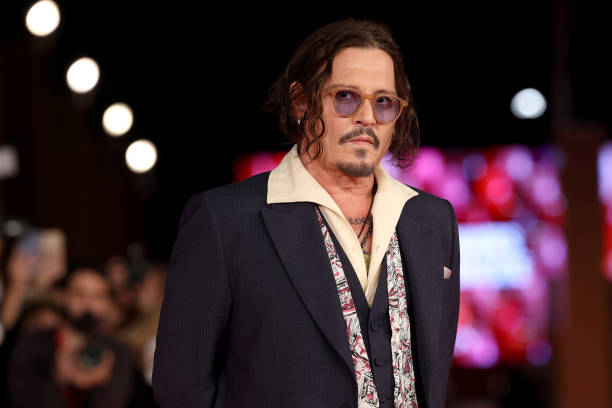
#> input picture images/johnnydepp.jpg, 612 x 408 px, found by its file name
$ jupyter execute salt_pepper.ipynb
#> lines starting #> are read from the running program, lines starting #| are printed output that depends on the picture; after the words box and inside, x2 and y2 are one past the last pixel; in counts of white or black regions, pixels touching at a corner belong together
[cell 1]
import random
import cv2
import matplotlib.pyplot as plt

[cell 2]
def add_noise(img):
    img = img.copy()

    # Getting the dimensions of the image
    row, col = img.shape

    # White noise (salt)
    number_of_pixels = random.randint(300, 10000)
    for i in range(number_of_pixels):

        y_coord = random.randint(0, row - 1)
        x_coord = random.randint(0, col - 1)

        img[y_coord][x_coord] = 255

    # Black noise (pepper)
    number_of_pixels = random.randint(300, 10000)
    for i in range(number_of_pixels):

        y_coord = random.randint(0, row - 1)
        x_coord = random.randint(0, col - 1)

        img[y_coord][x_coord] = 0

    return img


# Correct path
image_path = "D:/Desktop/Projects/OCR_project/images/johnnydepp.jpg"

img = cv2.imread(image_path, cv2.IMREAD_GRAYSCALE)
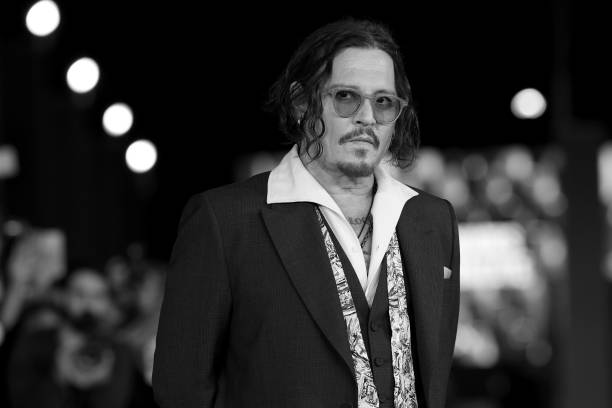
#> img: shape (408, 612); min 0, max 255, mean 47.1

# Safety check
if img is None:
    print("Error: Image not found or path incorrect.")
else:
    noisy_img = add_noise(img)
#> after the loop in add_noise, `for i in range(number_of_pixels):`:
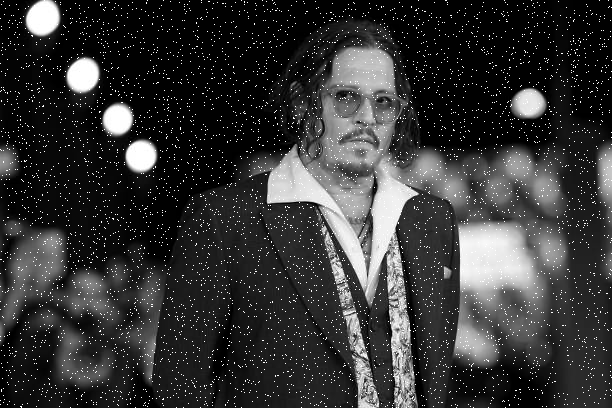
#> img: shape (408, 612); 2.59% of pixels changed, all inside (x1, y1, x2, y2) = (0, 0, 612, 408)
#> after the loop in add_noise, `for i in range(number_of_pixels):`:
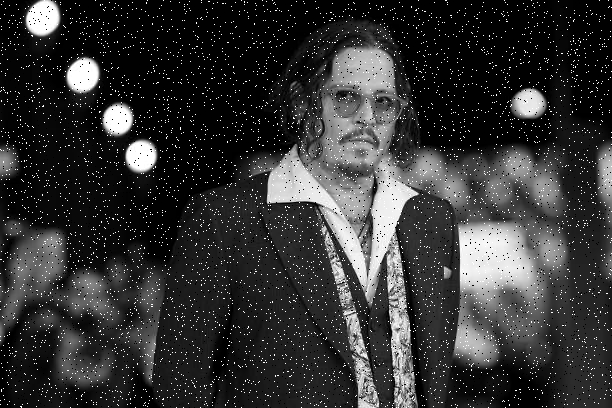
#> img: shape (408, 612); 1.65% of pixels changed, all inside (x1, y1, x2, y2) = (0, 0, 612, 408)
    # Display images in notebook
    plt.figure(figsize=(10,5))

    plt.subplot(1,2,1)
    plt.title("Original Image")
    plt.imshow(img)
    plt.axis("off")
    cv2.imwrite("salt-and-pepper-image.jpg", noisy_img)
    plt.subplot(1,2,2)
    plt.title("Salt & Pepper Noise")
    plt.imshow(noisy_img, cmap='gray')
    plt.axis("off")

    plt.show()
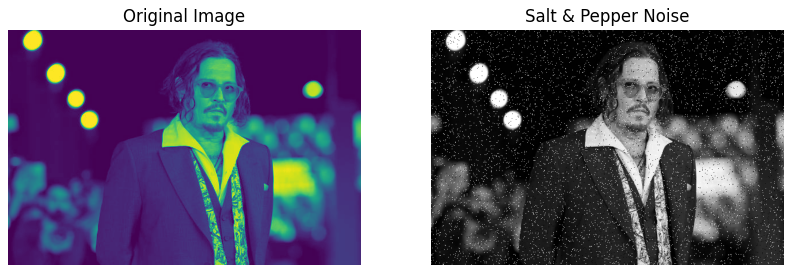
#> figure drawn by matplotlib, 2 panels
